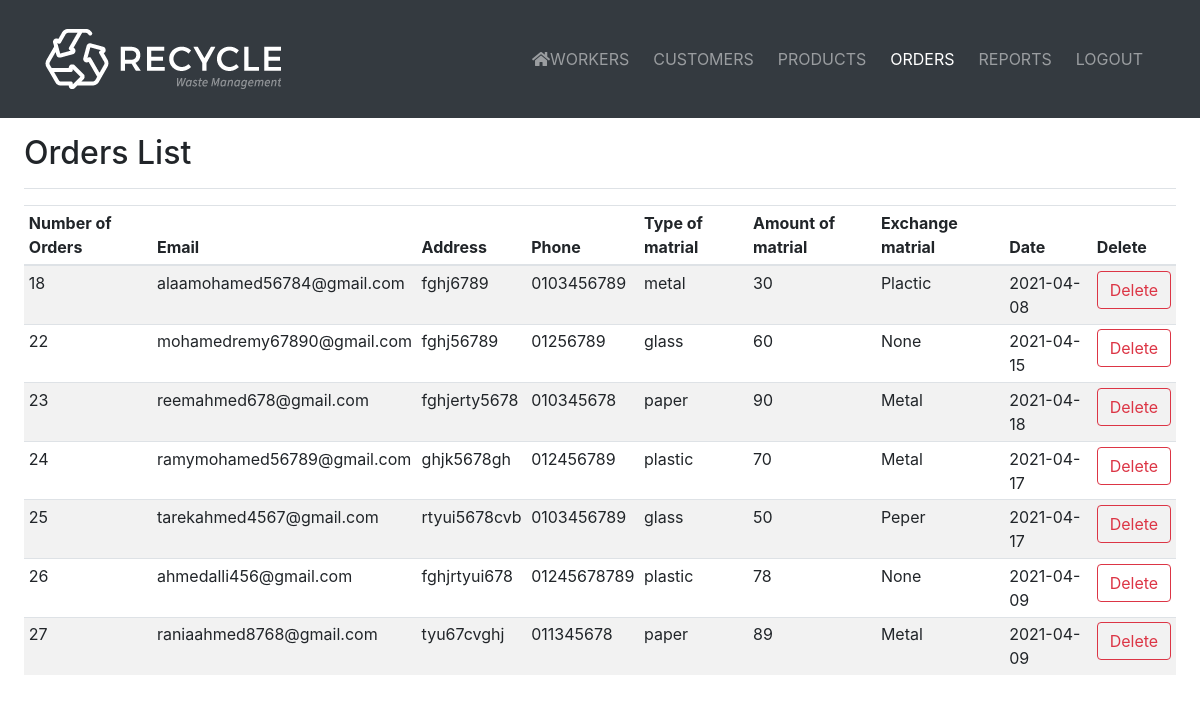
Screenshot of /order.php (signed in) with the database file from the repository.
### tables this page shows
CREATE TABLE `request` (
  `id` int(200) NOT NULL,
  `matrial_type` varchar(100) NOT NULL,
  `amount` int(100) NOT NULL,
  `date` date NOT NULL,
  `exchange_matrial` varchar(100) NOT NULL,
  `customer_id` int(11) NOT NULL
);

CREATE TABLE `customer` (
  `id` int(11) NOT NULL,
  `first_name` varchar(100) NOT NULL,
  `last_name` varchar(100) NOT NULL,
  `email` varchar(100) NOT NULL UNIQUE,
  `password` varchar(100) NOT NULL,
  `address` varchar(100) NOT NULL,
  `city` varchar(100) NOT NULL,
  `area` varchar(100) NOT NULL,
  `phone` varchar(20) NOT NULL,
  `image` varchar(100) NOT NULL
);

### order.php (the view, shortened to what this page needs)
<!DOCTYPE html>
<html>
<head>
	<link rel="stylesheet" href="CSS/all.min.css">
    <link rel="stylesheet" href="CSS/bootstrap.min.css">
	<link rel="stylesheet" type="text/css" href="CSS/admin.css">
</head>
<body>
	<nav class="navbar navbar-expand-xl navbar-dark bg-dark" id="home">
        <div class="container py-3">
            <a class="navbar-brand" href="#">
                <img src="Images/logo.png" alt="" class="img-fluid">
            </a>
            <div class="collapse navbar-collapse" id="navbarSupportedContent">
                <ul class="navbar-nav ml-auto text-uppercase">
                    <li class="nav-item mx-1">
                        <a class="nav-link  " href="worker.php"><i class="fas fa-home"></i>Workers</a>
                    </li>
                    <li class="nav-item mx-1">
                        <a class="nav-link" href="customer.php">Customers</a>
                    </li>
                    <li class="nav-item mx-1">
                        <a class="nav-link " href="product.php">Products</a>
                    </li>
                    <li class="nav-item active mx-1">
                        <a class="nav-link active">Orders<span class="sr-only">(current)</span></a>
                    </li>
                    <li class="nav-item mx-1">
                        <a class="nav-link" href="Report.php">Reports</a>
                    </li>
                    <li class="nav-item mx-1">
                        <a class="nav-link" href="signIn.php">Logout</a>
                    </li>
                </ul>
            </div>
        </div>
    </nav>
    <div class="container-fluid">
      	<div class="row">
        	<div class="col-12 pt-3 px-4">
        		<div class="d-flex justify-content-between flex-wrap flex-md-nowrap align-items-center pb-2 mb-3 border-bottom">
	              	<h1 class="h2" id="dashboard">Orders List</h1>
	            </div>
        		<div class="table-responsive" id="myTable">
	              	<table class="table table-striped table-sm table-hover">
		               	<thead>
		                   <tr role="row">
						 <th>Number of Orders</th>
		                 <th>Email</th>
		                 <th>Address</th>
						 <th>Phone</th>
						 <th>Type of matrial</th>
                         <th>Amount of matrial</th>
                         <th>Exchange matrial</th>
						 <th>Date</th>
						 <th>Delete</th>
			               </tr>
		               	</thead>
		                <tbody>
			<?php
					 require("SQLrequest/connect4.php");
                    $getCustomer = "SELECT customer.first_name,customer.last_name,customer.address,customer.phone,customer.email, request.* FROM customer JOIN request ON customer.id = request.customer_id";
                    $getCustomerDetails = $connect->prepare($getCustomer);
                    $getCustomerDetails -> execute();
					while ($row= $getCustomerDetails->fetch(PDO::FETCH_ASSOC)){
						echo '<tr role="row">
						<td>'.$row['id'].'</td>
						<td>'.$row['email'].'</td>
						<td>'.$row['address'].'</td>
						<td>'.$row['phone'].'</td>
						<td>'.$row['matrial_type'].'</td>
						<td>'.$row['amount'].'</td>
						<td>'.$row['exchange_matrial'].'</td>
						<td>'.$row['date'].'</td>
						<td><form method="post" onclick="" action="SQLrequest/delete_Request.php"><input hidden="hidden" value="'.$row['id'].'" name="id"> <input hidden="hidden" value="admin" name="page"> <input type="submit" class="btn btn-outline-danger deleteBtn"  value="Delete"/> </form></td>
						</tr>';
					}
				   ?>
	                 	</tbody>
	              	</table>
	            </div>
        	</div>
        </div>
    </div>
</body>
</html>

### rows the page displays
request: id "18", customer.email "alaamohamed56784@gmail.com", customer.address "fghj6789", customer.phone "0103456789", matrial_type "metal", amount "30", exchange_matrial "Plactic", date "2021-04-08"
request: id "22", customer.email "mohamedremy67890@gmail.com", customer.address "fghj56789", customer.phone "01256789", matrial_type "glass", amount "60", exchange_matrial "None", date "2021-04-15"
request: id "23", customer.email "reemahmed678@gmail.com", customer.address "fghjerty5678", customer.phone "010345678", matrial_type "paper", amount "90", exchange_matrial "Metal", date "2021-04-18"
request: id "24", customer.email "ramymohamed56789@gmail.com", customer.address "ghjk5678gh", customer.phone "012456789", matrial_type "plastic", amount "70", exchange_matrial "Metal", date "2021-04-17"
request: id "25", customer.email "tarekahmed4567@gmail.com", customer.address "rtyui5678cvb", customer.phone "0103456789", matrial_type "glass", amount "50", exchange_matrial "Peper", date "2021-04-17"
request: id "26", customer.email "ahmedalli456@gmail.com", customer.address "fghjrtyui678", customer.phone "01245678789", matrial_type "plastic", amount "78", exchange_matrial "None", date "2021-04-09"
request: id "27", customer.email "raniaahmed8768@gmail.com", customer.address "tyu67cvghj", customer.phone "011345678", matrial_type "paper", amount "89", exchange_matrial "Metal", date "2021-04-09"
